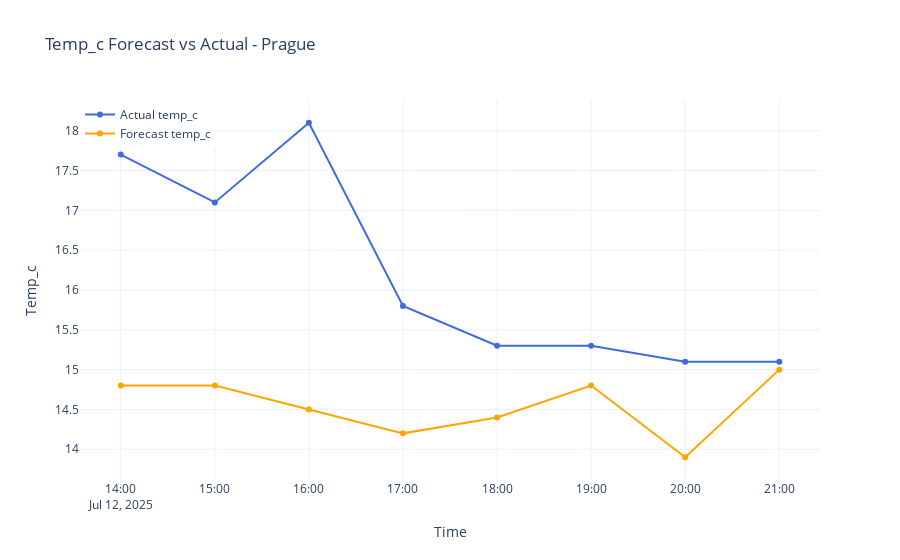
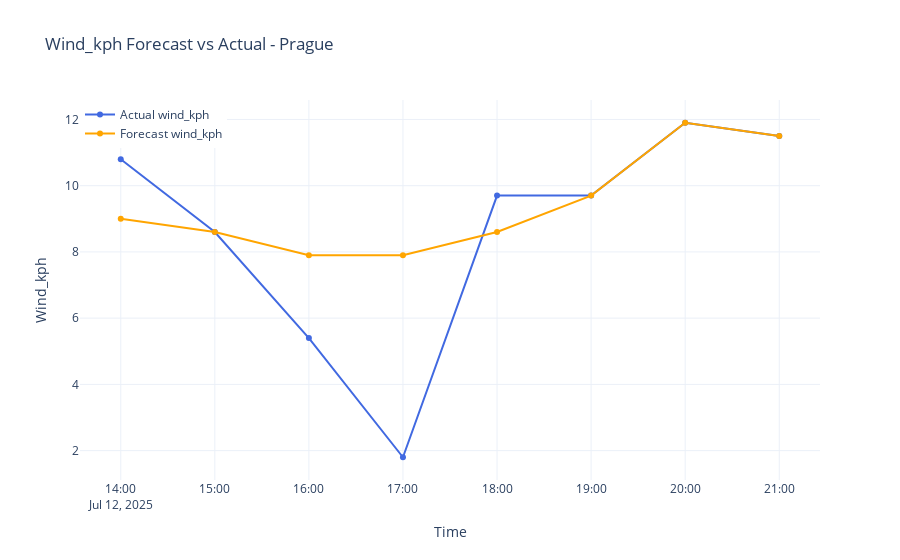
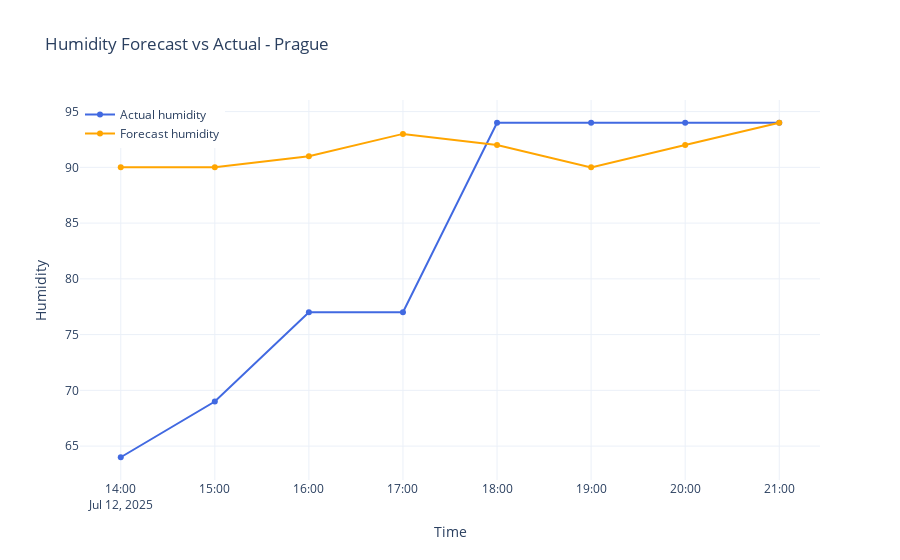
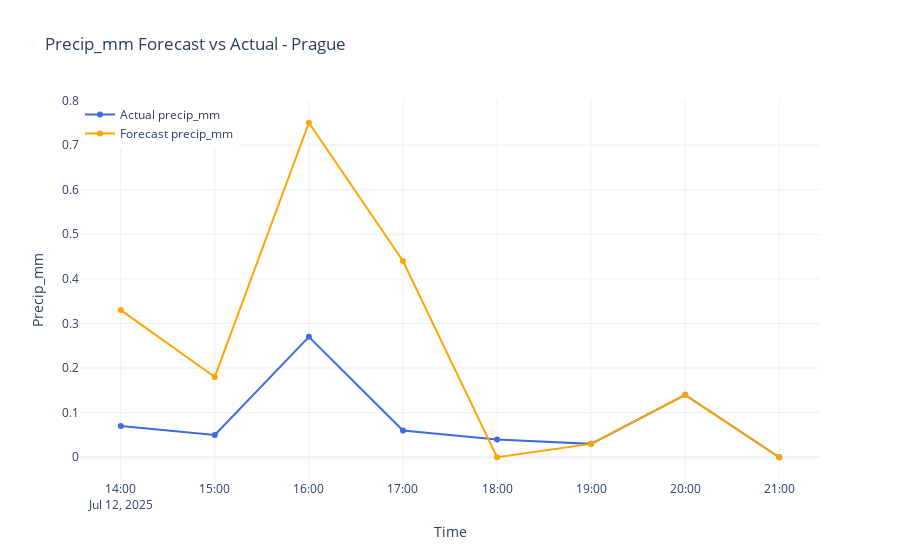

Notebook code cell kept with these figures, in order:
### Markdown cell above
####  Forecast Error Summary

This summary evaluates the accuracy of weather forecasts compared to actual measured data. Two key error metrics are used:

- **MAE (Mean Absolute Error):** Represents the average size of prediction errors, regardless of direction.
- **RMSE (Root Mean Squared Error):** Penalizes larger errors more heavily and emphasizes outliers.

Lower values indicate more accurate predictions. In general, temperature, wind speed, and pressure forecasts are reasonably accurate. Larger discrepancies are seen in cloud cover and humidity, which are more variable and harder to predict precisely.

### Code cell
metrics_to_compare = ['temp_c', 'wind_kph', 'humidity', 'precip_mm']
plot_forecast_vs_actual_plotly(df, metrics_to_compare, city_filter='Prague')

### Figure 1 — Plotly figure (JSON) as saved in the notebook; plotly's stock layout.template omitted (floating-point values rounded to 4 significant figures)
{"data": [{"line": {"color": "royalblue"}, "mode": "lines+markers", "name": "Actual temp_c", "type": "scatter", "x": ["2025-07-12T14:00:00.000000000", "2025-07-12T15:00:00.000000000", "2025-07-12T16:00:00.000000000", "2025-07-12T17:00:00.000000000", "2025-07-12T18:00:00.000000000", "2025-07-12T19:00:00.000000000", "2025-07-12T20:00:00.000000000", "2025-07-12T21:00:00.000000000"], "y": [17.7, 17.1, 18.1, 15.8, 15.3, 15.3, 15.1, 15.1]}, {"line": {"color": "orange"}, "mode": "lines+markers", "name": "Forecast temp_c", "type": "scatter", "x": ["2025-07-12T14:00:00.000000000", "2025-07-12T15:00:00.000000000", "2025-07-12T16:00:00.000000000", "2025-07-12T17:00:00.000000000", "2025-07-12T18:00:00.000000000", "2025-07-12T19:00:00.000000000", "2025-07-12T20:00:00.000000000", "2025-07-12T21:00:00.000000000"], "y": [14.8, 14.8, 14.5, 14.2, 14.4, 14.8, 13.9, 15.0]}], "layout": {"legend": {"x": 0, "y": 1}, "title": {"text": "Temp_c Forecast vs Actual - Prague"}, "xaxis": {"title": {"text": "Time"}}, "yaxis": {"title": {"text": "Temp_c"}}}}

### Figure 2 — Plotly figure (JSON) as saved in the notebook; plotly's stock layout.template omitted (floating-point values rounded to 4 significant figures)
{"data": [{"line": {"color": "royalblue"}, "mode": "lines+markers", "name": "Actual wind_kph", "type": "scatter", "x": ["2025-07-12T14:00:00.000000000", "2025-07-12T15:00:00.000000000", "2025-07-12T16:00:00.000000000", "2025-07-12T17:00:00.000000000", "2025-07-12T18:00:00.000000000", "2025-07-12T19:00:00.000000000", "2025-07-12T20:00:00.000000000", "2025-07-12T21:00:00.000000000"], "y": [10.8, 8.6, 5.4, 1.8, 9.7, 9.7, 11.9, 11.5]}, {"line": {"color": "orange"}, "mode": "lines+markers", "name": "Forecast wind_kph", "type": "scatter", "x": ["2025-07-12T14:00:00.000000000", "2025-07-12T15:00:00.000000000", "2025-07-12T16:00:00.000000000", "2025-07-12T17:00:00.000000000", "2025-07-12T18:00:00.000000000", "2025-07-12T19:00:00.000000000", "2025-07-12T20:00:00.000000000", "2025-07-12T21:00:00.000000000"], "y": [9.0, 8.6, 7.9, 7.9, 8.6, 9.7, 11.9, 11.5]}], "layout": {"legend": {"x": 0, "y": 1}, "title": {"text": "Wind_kph Forecast vs Actual - Prague"}, "xaxis": {"title": {"text": "Time"}}, "yaxis": {"title": {"text": "Wind_kph"}}}}

### Figure 3 — Plotly figure (JSON) as saved in the notebook; plotly's stock layout.template omitted (floating-point values rounded to 4 significant figures)
{"data": [{"line": {"color": "royalblue"}, "mode": "lines+markers", "name": "Actual humidity", "type": "scatter", "x": ["2025-07-12T14:00:00.000000000", "2025-07-12T15:00:00.000000000", "2025-07-12T16:00:00.000000000", "2025-07-12T17:00:00.000000000", "2025-07-12T18:00:00.000000000", "2025-07-12T19:00:00.000000000", "2025-07-12T20:00:00.000000000", "2025-07-12T21:00:00.000000000"], "y": [64, 69, 77, 77, 94, 94, 94, 94]}, {"line": {"color": "orange"}, "mode": "lines+markers", "name": "Forecast humidity", "type": "scatter", "x": ["2025-07-12T14:00:00.000000000", "2025-07-12T15:00:00.000000000", "2025-07-12T16:00:00.000000000", "2025-07-12T17:00:00.000000000", "2025-07-12T18:00:00.000000000", "2025-07-12T19:00:00.000000000", "2025-07-12T20:00:00.000000000", "2025-07-12T21:00:00.000000000"], "y": [90, 90, 91, 93, 92, 90, 92, 94]}], "layout": {"legend": {"x": 0, "y": 1}, "title": {"text": "Humidity Forecast vs Actual - Prague"}, "xaxis": {"title": {"text": "Time"}}, "yaxis": {"title": {"text": "Humidity"}}}}

### Figure 4 — Plotly figure (JSON) as saved in the notebook; plotly's stock layout.template omitted (floating-point values rounded to 4 significant figures)
{"data": [{"line": {"color": "royalblue"}, "mode": "lines+markers", "name": "Actual precip_mm", "type": "scatter", "x": ["2025-07-12T14:00:00.000000000", "2025-07-12T15:00:00.000000000", "2025-07-12T16:00:00.000000000", "2025-07-12T17:00:00.000000000", "2025-07-12T18:00:00.000000000", "2025-07-12T19:00:00.000000000", "2025-07-12T20:00:00.000000000", "2025-07-12T21:00:00.000000000"], "y": [0.07, 0.05, 0.27, 0.06, 0.04, 0.03, 0.14, 0.0]}, {"line": {"color": "orange"}, "mode": "lines+markers", "name": "Forecast precip_mm", "type": "scatter", "x": ["2025-07-12T14:00:00.000000000", "2025-07-12T15:00:00.000000000", "2025-07-12T16:00:00.000000000", "2025-07-12T17:00:00.000000000", "2025-07-12T18:00:00.000000000", "2025-07-12T19:00:00.000000000", "2025-07-12T20:00:00.000000000", "2025-07-12T21:00:00.000000000"], "y": [0.33, 0.18, 0.75, 0.44, 0.0, 0.03, 0.14, 0.0]}], "layout": {"legend": {"x": 0, "y": 1}, "title": {"text": "Precip_mm Forecast vs Actual - Prague"}, "xaxis": {"title": {"text": "Time"}}, "yaxis": {"title": {"text": "Precip_mm"}}}}
